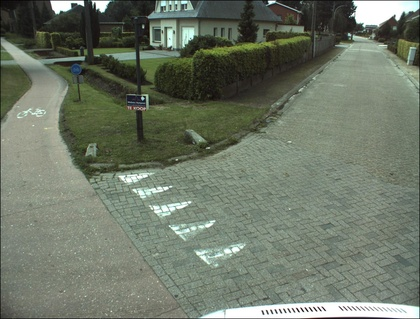
%> input picture block2/images/00.000948.jpg, 420 x 319 px, shrunk from 1628 x 1236 before the run
$ octave --eval "W4_task2(imread('../../block2/images/00.000948.jpg'));"   (GNU Octave 9; MATLAB toolbox functions it lacks are replaced by stand-ins)
%> lines starting %> are read from the running program, lines starting %| are printed output that depends on the picture; in (x1, y1, x2, y2) boxes, pixels count from 0 and x2, y2 are one past the last pixel; in counts of white or black regions, pixels touching at a corner belong together; the program's own positions count from 1
%> in W4_task2, `g_img = rgb2gray(RGBimage);`:
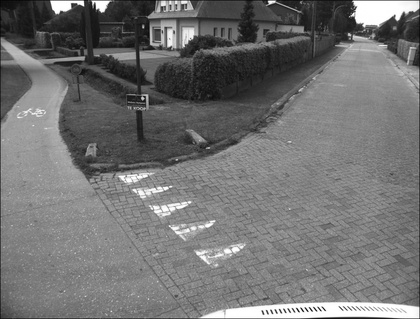
%> g_img: size 319x420 uint8; min 4, max 255, mean 114.4
%> in W4_task2, `bw_img = im2bw(g_img);`:
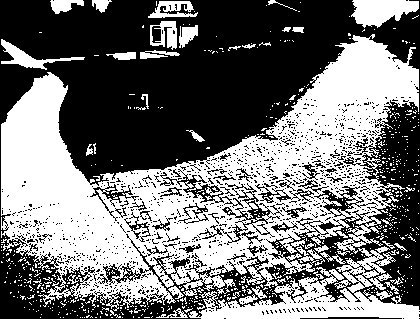
%> bw_img: size 319x420 logical; 45.9% white; 656 white regions (611 under 20 px), largest, box (x1, y1, x2, y2) and area: (1, 34, 420, 319) 54123, (351, 0, 419, 28) 1290, (1, 39, 85, 70) 667
### block4/task2/CalculateEdges.m
function [] = CalculateEdges (I)
    close all;

    sobel = edge(I,'Sobel');
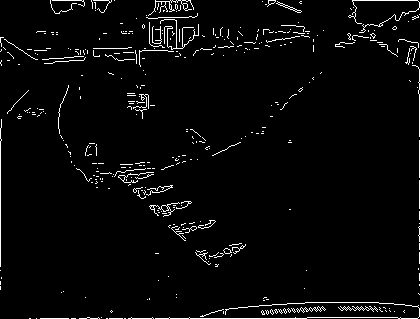
%> sobel: size 319x420 logical; 3.3% white in thin lines or dots
    canny = edge(I,'Canny');
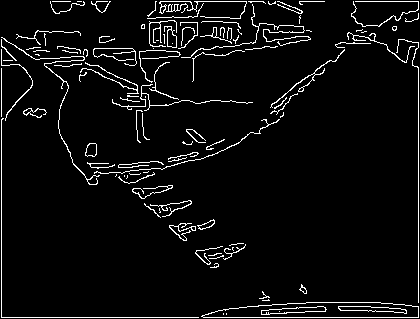
%> canny: size 319x420 logical; 5.1% white in thin lines or dots
    prewitt = edge(I,'Prewitt');
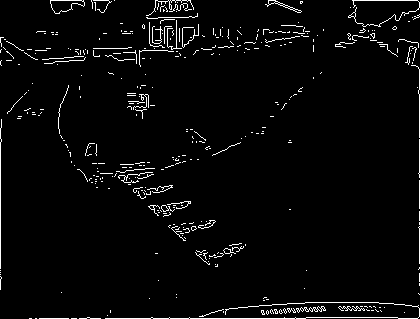
%> prewitt: size 319x420 logical; 3.3% white in thin lines or dots
    roberts = edge(I,'Roberts');
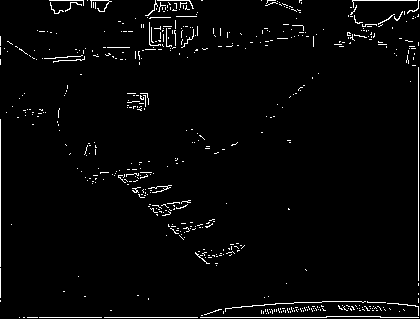
%> roberts: size 319x420 logical; 2.6% white in thin lines or dots
    laplacianOfGausian = edge(I,'log');
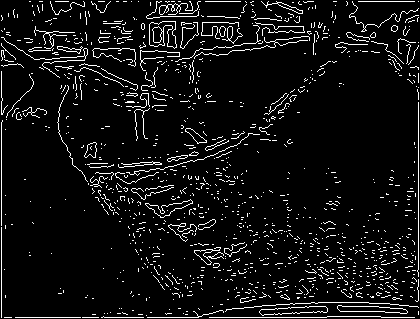
%> laplacianOfGausian: size 319x420 logical; 6.9% white in thin lines or dots
    zerocross = edge(I,'zerocross');

    subplot(2,3,1), subimage(sobel); title('Sobel');
    subplot(2,3,2), subimage(canny); title('Canny');
    subplot(2,3,3), subimage(prewitt); title('Prewitt');
    subplot(2,3,4), subimage(roberts); title('Roberts');
    subplot(2,3,5), subimage(laplacianOfGausian); title('Laplacian of Gausian');
    subplot(2,3,6), subimage(zerocross); title('zerocross');

end

### block4/task2/CalculateManualEdges.m
function [] = CalculateManualEdges(img)

end

### block4/task2/DistanceTransform.m
function [] = DistanceTransform(img, bw)

    %GRAY
    % https://es.mathworks.com/help/images/ref/graydist.html
%> the run ends on the next line
    cityblock_grey = graydist(img,bw,'cityblock');
    chessboard_grey = graydist(img,bw,'chessboard');
    quasiEuclidean_grey = graydist(img,bw,'quasi-euclidean');
    %BW
    % https://es.mathworks.com/help/images/ref/bwdist.html
    % https://es.mathworks.com/help/images/distance-transform-of-a-binary-image.html
    chessboard_bw = bwdist(bw,'chessboard');
    cityblock_bw = bwdist(bw,'cityblock');
    euclidean_bw = bwdist(bw,'euclidean');
    quasiEuclidean_bw = bwdist(bw,'quasi-euclidean');

    subplot(2,4,1), imshow(img); title('Grey scale image');
    subplot(2,4,2), imshow(cityblock_grey); title('Grey Cityblock');
    subplot(2,4,3), imshow(chessboard_grey); title('Grey Shessboard');
    subplot(2,4,4), imshow(quasiEuclidean_grey); title('Grey Quasi Euclidean');

    subplot(2,4,5), imshow(chessboard_bw); title('Binary Chessboard');
    subplot(2,4,6), imshow(cityblock_bw); title('Binary Cityblock');
    subplot(2,4,7), imshow(euclidean_bw); title('Binary Euclidean');
    subplot(2,4,8), imshow(quasiEuclidean_bw); title('Binary Quasi Euclidean');


end

### block4/task2/W4_task2.m
function [] = W4_task2(RGBimage)
   g_img = rgb2gray(RGBimage);
   bw_img = im2bw(g_img);

   CalculateEdges(g_img); %DONE
   CalculateManualEdges(g_img);
   DistanceTransform(g_img,bw_img); %DONE
   ChamferDistance(g_img);

end

$ run again, on block2/images/00.000949.jpg
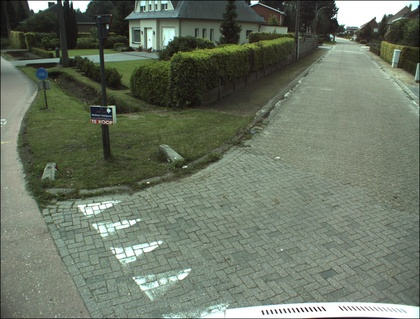
%> input picture block2/images/00.000949.jpg, 420 x 319 px, shrunk from 1628 x 1236 before the run
%> in W4_task2, `bw_img = im2bw(g_img);`:
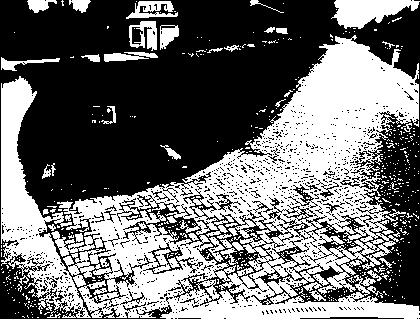
%> bw_img: size 319x420 logical; 43.4% white; 535 white regions (486 under 20 px), largest, box (x1, y1, x2, y2) and area: (1, 35, 420, 319) 50730, (331, 0, 420, 29) 1563, (126, 1, 178, 19) 515
%> sobel: size 319x420 logical; 3.3% white in thin lines or dots
%> canny: size 319x420 logical; 5.5% white in thin lines or dots
%> prewitt: size 319x420 logical; 3.4% white in thin lines or dots
%> roberts: size 319x420 logical; 2.7% white in thin lines or dots
%> in CalculateEdges, `laplacianOfGausian = edge(I,'log');`:
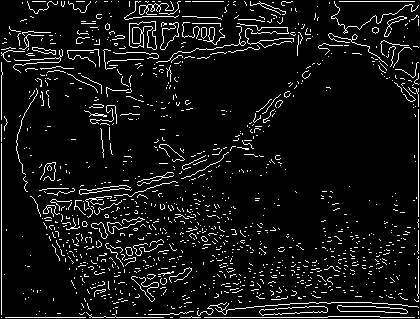
%> laplacianOfGausian: size 319x420 logical; 7.4% white in thin lines or dots

$ run again, on block2/images/00.000977.jpg
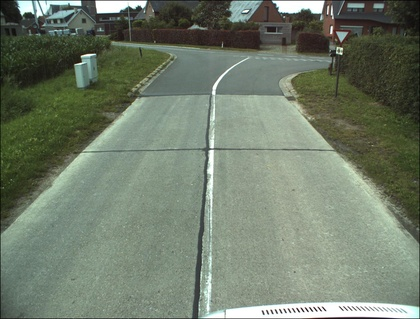
%> input picture block2/images/00.000977.jpg, 420 x 319 px, shrunk from 1628 x 1236 before the run
%> in W4_task2, `bw_img = im2bw(g_img);`:
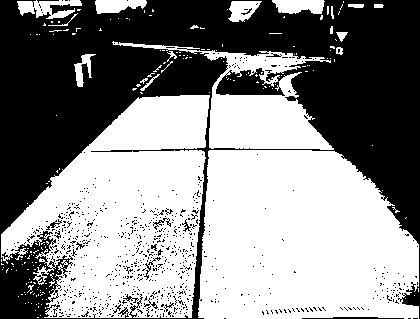
%> bw_img: size 319x420 logical; 54.1% white; 754 black regions (737 under 20 px), largest, box (x1, y1, x2, y2) and area: (0, 0, 420, 319) 59027, (302, 317, 404, 319) 147, (144, 257, 161, 280) 65
%> sobel: size 319x420 logical; 3.1% white in thin lines or dots
%> canny: size 319x420 logical; 4.3% white in thin lines or dots
%> prewitt: size 319x420 logical; 3.2% white in thin lines or dots
%> roberts: size 319x420 logical; 2.7% white in thin lines or dots
%> in CalculateEdges, `laplacianOfGausian = edge(I,'log');`:
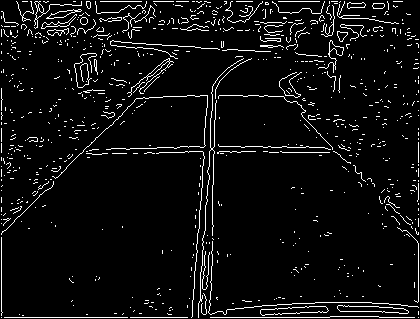
%> laplacianOfGausian: size 319x420 logical; 5.7% white in thin lines or dots
